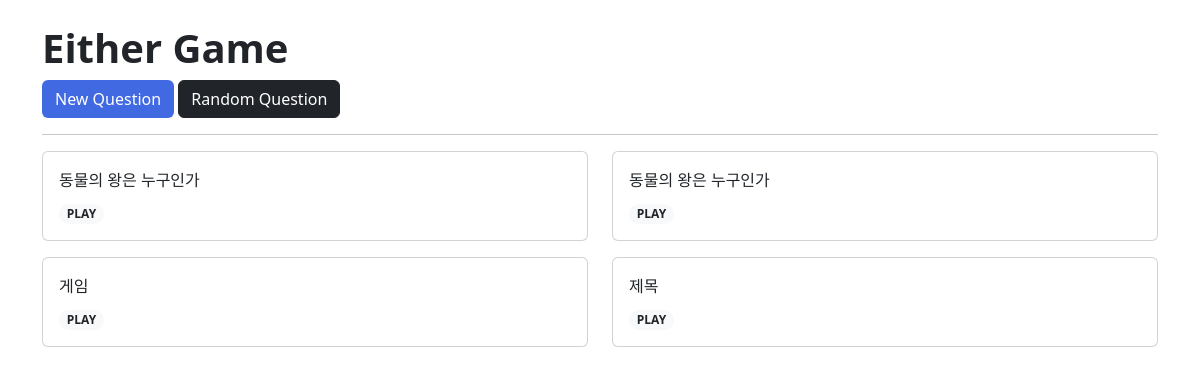
Page /votes/ on the earlier database version.
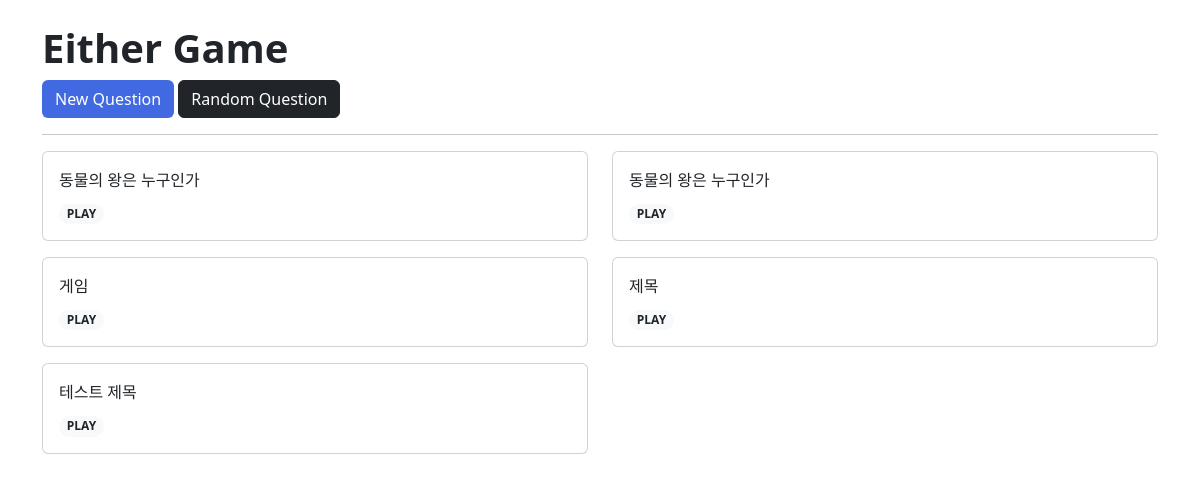
Same page on the later database version.
### votes/models.py (models this page shows)
class Vote(models.Model):
    title = models.CharField(max_length=200)
    issue_a = models.CharField(max_length=200)
    issue_b = models.CharField(max_length=200)

### votes/views.py (the view)
# urls.py: path('', views.index, name='index'),
def index(request):
    votes = Vote.objects.all()
    context = {
        'votes': votes
    }
    return render(request, 'votes/index.html', context)

### votes/templates/votes/index.html (shortened to what this page needs)
{% extends 'base.html' %}
{% block content %}
  <h1 class="mt-4"><b>Either Game</b></h1>
  <a class="btn" style="background-color: RoyalBlue;color: white;" href="{% url 'votes:create' %}" role="button">New Question</a>
  <a class="btn btn-dark" href="{% url 'votes:random' %}" role="button">Random Question</a>
  <hr>
  <div class="row">
    {% for vote in votes %}
      <div class="col-sm-6 mb-3">
        <div class="card">
          <div class="card-body">
            <p class="card-title">{{ vote.title }}</p>
            <a href="{% url 'votes:detail' vote.pk %}" class="badge bg-light text-dark rounded-pill" style="text-decoration:none">PLAY</a>
          </div>
        </div>
      </div>
      <br>
    {% endfor %}
  </div>
{% endblock content %}

### templates/base.html (shortened to what this page needs)
<!DOCTYPE html>
<html lang="en">
<head>
  <link href="https://cdn.jsdelivr.net/npm/bootstrap@5.2.0/dist/css/bootstrap.min.css" rel="stylesheet">
</head>
<body>
  <div class="container">
    {% block content %}
    {% endblock content %}
  </div>
</body>
</html>

Differences in the rows shown:
added Vote: title "테스트 제목"
